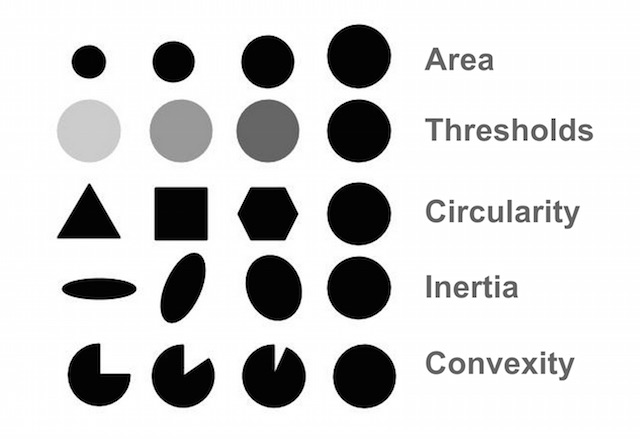
#> input picture BlobTest.jpg, 640 x 439 px
$ python deconvolution.py ../BlobTest.jpg
#> lines starting #> are read from the running program, lines starting #| are printed output that depends on the picture
#> further down, img is the input picture: shape (439, 640); min 0, max 255, mean 210.3
#!/usr/bin/env python

'''
Wiener deconvolution.

Sample shows how DFT can be used to perform Weiner deconvolution [1]
of an image with user-defined point spread function (PSF)

Usage:
  deconvolution.py  [--circle]
      [--angle <degrees>]
      [--d <diameter>]
      [--snr <signal/noise ratio in db>]
      [<input image>]

  Use sliders to adjust PSF paramitiers.
  Keys:
    SPACE - switch btw linear/cirular PSF
    ESC   - exit

Examples:
  deconvolution.py --angle 135 --d 22  ../data/licenseplate_motion.jpg
    (image source: http://www.topazlabs.com/infocus/_images/licenseplate_compare.jpg)

  deconvolution.py --angle 86 --d 31  ../data/text_motion.jpg
  deconvolution.py --circle --d 19  ../data/text_defocus.jpg
    (image source: compact digital photo camera, no artificial distortion)


[1] http://en.wikipedia.org/wiki/Wiener_deconvolution
'''

# Python 2/3 compatibility
from __future__ import print_function

import cv2
import numpy as np

# local module


def blur_edge(img, d=31):
#> called with d = 31
    h, w  = img.shape[:2]
#> h = 439; w = 640
    img_pad = cv2.copyMakeBorder(img, d, d, d, d, cv2.BORDER_WRAP)
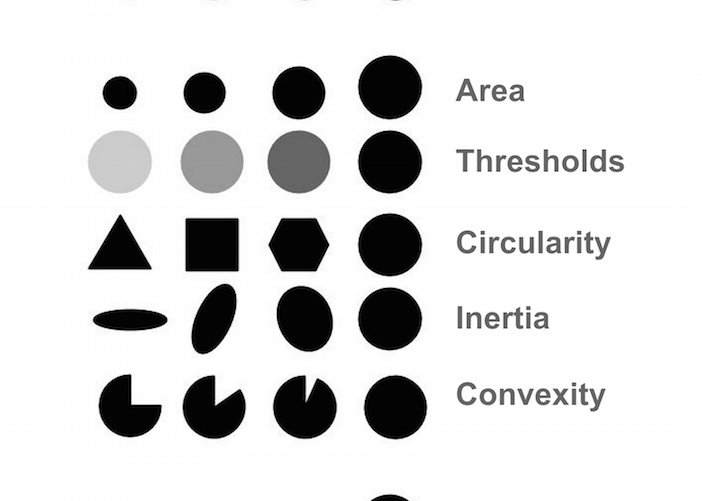
#> img_pad: shape (501, 702) float32; min 0, max 1, mean 0.859
    img_blur = cv2.GaussianBlur(img_pad, (2*d+1, 2*d+1), -1)[d:-d,d:-d]
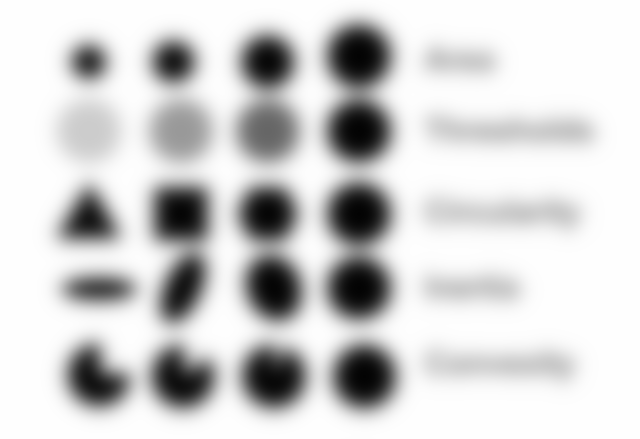
#> img_blur: shape (439, 640) float32; min 0.0147, max 0.998, mean 0.825
    y, x = np.indices((h, w))
    dist = np.dstack([x, w-x-1, y, h-y-1]).min(-1)
    w = np.minimum(np.float32(dist)/d, 1.0)
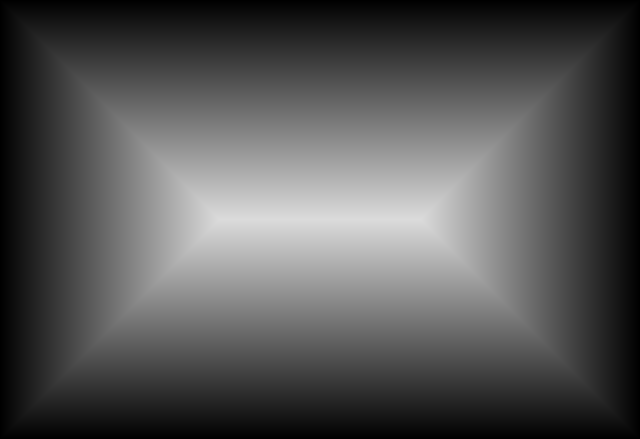
#> dist: shape (439, 640) int64; min 0, max 219, mean 84.2
    return img*w + img_blur*(1-w)

def motion_kernel(angle, d, sz=65):
    kern = np.ones((1, d), np.float32)
    c, s = np.cos(angle), np.sin(angle)
    A = np.float32([[c, -s, 0], [s, c, 0]])
    sz2 = sz // 2
    A[:,2] = (sz2, sz2) - np.dot(A[:,:2], ((d-1)*0.5, 0))
    kern = cv2.warpAffine(kern, A, (sz, sz), flags=cv2.INTER_CUBIC)
    return kern

def defocus_kernel(d, sz=65):
    kern = np.zeros((sz, sz), np.uint8)
    cv2.circle(kern, (sz, sz), d, 255, -1, cv2.LINE_AA, shift=1)
    kern = np.float32(kern) / 255.0
    return kern


if __name__ == '__main__':
    print(__doc__)
    import sys, getopt
    opts, args = getopt.getopt(sys.argv[1:], '', ['circle', 'angle=', 'd=', 'snr='])
    opts = dict(opts)
    try:
        fn = args[0]
    except:
        fn = '../data/licenseplate_motion.jpg'

    win = 'deconvolution'

    img = cv2.imread(fn, 0)
    if img is None:
        print('Failed to load fn1:', fn1)
        sys.exit(1)

    img = np.float32(img)/255.0
    cv2.imshow('input', img)

    img = blur_edge(img)
    IMG = cv2.dft(img, flags=cv2.DFT_COMPLEX_OUTPUT)

    defocus = '--circle' in opts

    def update(_):
        ang = np.deg2rad( cv2.getTrackbarPos('angle', win) )
        d = cv2.getTrackbarPos('d', win)
        noise = 10**(-0.1*cv2.getTrackbarPos('SNR (db)', win))

        if defocus:
            psf = defocus_kernel(d)
        else:
            psf = motion_kernel(ang, d)
        cv2.imshow('psf', psf)
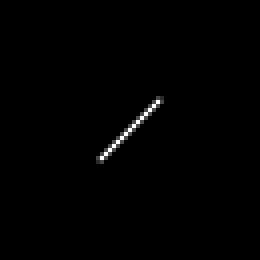
#> window 'psf': shape (65, 65) (shown 4 times larger); min 0, max 255, mean 1.5

        psf /= psf.sum()
        psf_pad = np.zeros_like(img)
        kh, kw = psf.shape
        psf_pad[:kh, :kw] = psf
        PSF = cv2.dft(psf_pad, flags=cv2.DFT_COMPLEX_OUTPUT, nonzeroRows = kh)
        PSF2 = (PSF**2).sum(-1)
        iPSF = PSF / (PSF2 + noise)[...,np.newaxis]
        RES = cv2.mulSpectrums(IMG, iPSF, 0)
        res = cv2.idft(RES, flags=cv2.DFT_SCALE | cv2.DFT_REAL_OUTPUT )
        res = np.roll(res, -kh//2, 0)
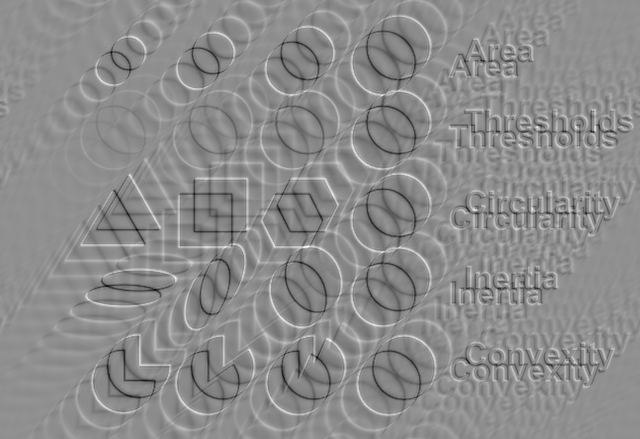
#> res: shape (439, 640) float32; min -5.38, max 5.91, mean 0.821; drawn with min black and max white
        res = np.roll(res, -kw//2, 1)
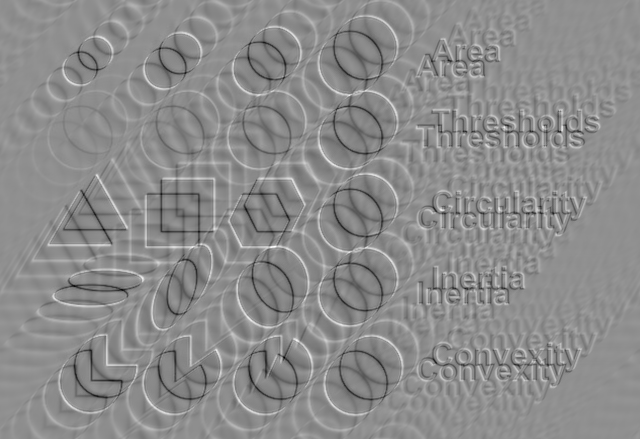
#> res: shape (439, 640) float32; min -5.38, max 5.91, mean 0.821; drawn with min black and max white
        cv2.imshow(win, res)
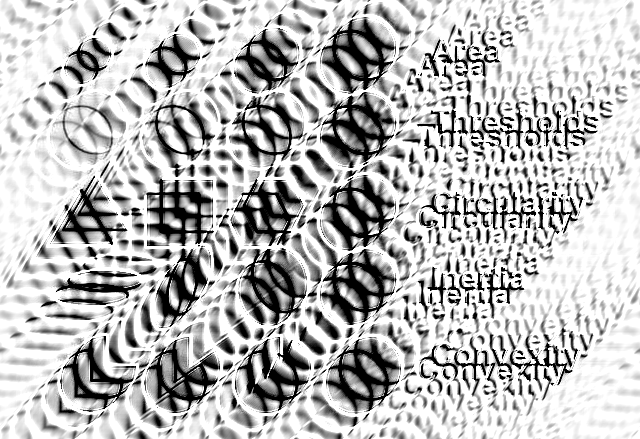
#> window 'deconvolution': shape (439, 640); min 0, max 255, mean 186.9

    cv2.namedWindow(win)
    cv2.namedWindow('psf', 0)
    cv2.createTrackbar('angle', win, int(opts.get('--angle', 135)), 180, update)
    cv2.createTrackbar('d', win, int(opts.get('--d', 22)), 50, update)
    cv2.createTrackbar('SNR (db)', win, int(opts.get('--snr', 25)), 50, update)
    update(None)

    while True:
        ch = cv2.waitKey() & 0xFF
#> (key Esc is pressed here)
        if ch == 27:
            break
        if ch == ord(' '):
            defocus = not defocus
            update(None)
